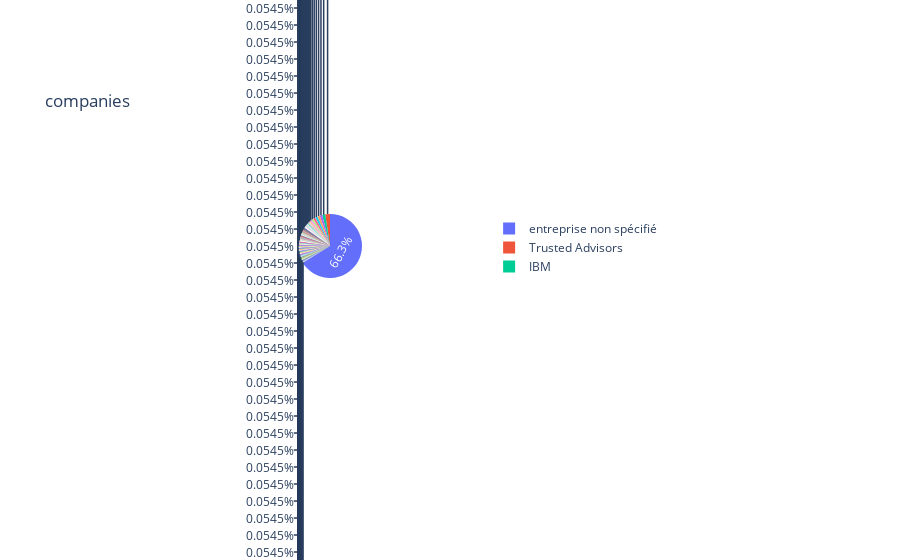

Notebook source saved alongside this figure:
### Code cell
fig = px.pie(data, names='company', title ='companies')
fig.show()

### Figure 1 — Plotly figure (JSON) as saved in the notebook; plotly's stock layout.template omitted (floating-point values rounded to 4 significant figures; data arrays with more than 128 entries replaced by an {"elided": "..."} marker saying what was removed)
{"data": [{"domain": {"x": [0, 1], "y": [0, 1]}, "hovertemplate": "company=%{label}<extra></extra>", "labels": {"elided": "1834 str values"}, "legendgroup": "", "name": "", "showlegend": true, "type": "pie"}], "layout": {"legend": {"tracegroupgap": 0}, "title": {"text": "companies"}}}
